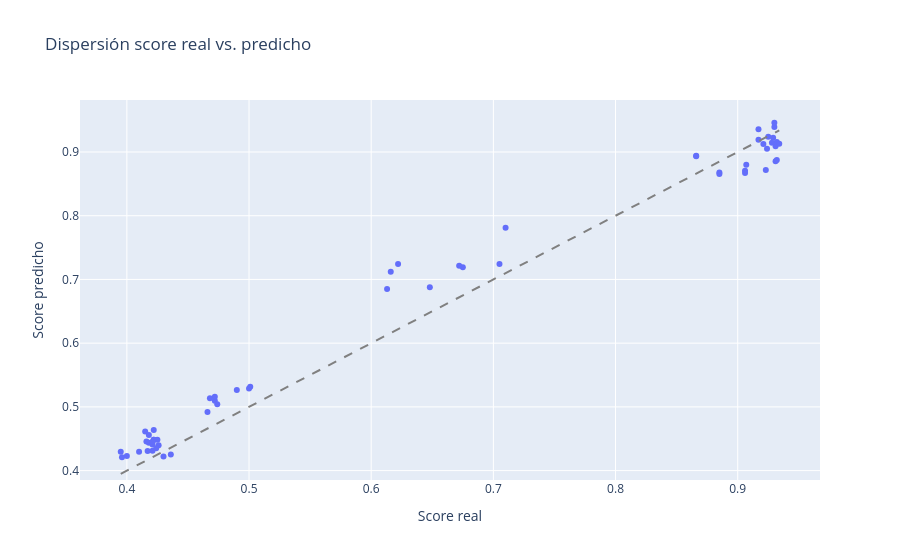

The notebook cell this image was saved under:
### Code cell
if "fatigue_score" in pred_df.columns and not pred_df["fatigue_score"].isna().all():
    fig = px.scatter(
        pred_df,
        x="fatigue_score",
        y="fatigue_pred",
        title="Dispersión score real vs. predicho",
        labels={"fatigue_score": "Score real", "fatigue_pred": "Score predicho"},
    )
    min_val = pred_df["fatigue_score"].min()
    max_val = pred_df["fatigue_score"].max()
    fig.add_shape(
        type="line",
        x0=min_val,
        x1=max_val,
        y0=min_val,
        y1=max_val,
        line=dict(color="gray", dash="dash"),
    )
    fig.update_layout(xaxis_title="Score real", yaxis_title="Score predicho")
    fig.show()
else:
    print("No hay score real en el archivo; solo se muestra la serie predicha.")

### Figure 1 — Plotly figure (JSON) as saved in the notebook; plotly's stock layout.template omitted (floating-point values rounded to 4 significant figures)
{"data": [{"hovertemplate": "Score real=%{x}<br>Score predicho=%{y}<extra></extra>", "legendgroup": "", "marker": {"color": "#636efa", "symbol": "circle"}, "mode": "markers", "name": "", "orientation": "v", "showlegend": false, "type": "scatter", "x": [0.422, 0.921, 0.917, 0.418, 0.93, 0.929, 0.501, 0.466, 0.931, 0.931, 0.416, 0.93, 0.925, 0.4, 0.415, 0.924, 0.923, 0.41, 0.675, 0.672, 0.395, 0.613, 0.616, 0.421, 0.425, 0.932, 0.928, 0.421, 0.866, 0.866, 0.5, 0.648, 0.622, 0.422, 0.417, 0.917, 0.907, 0.396, 0.472, 0.49, 0.436, 0.43, 0.906, 0.906, 0.426, 0.932, 0.934, 0.418, 0.472, 0.474, 0.421, 0.422, 0.705, 0.71, 0.468, 0.885, 0.885, 0.424], "xaxis": "x", "y": [0.4485, 0.9126, 0.9192, 0.4436, 0.9394, 0.9225, 0.5317, 0.4918, 0.909, 0.8856, 0.4455, 0.9459, 0.924, 0.4231, 0.4614, 0.9051, 0.8717, 0.4296, 0.7193, 0.7213, 0.4295, 0.685, 0.7122, 0.4312, 0.4483, 0.9158, 0.9144, 0.4408, 0.8942, 0.8933, 0.529, 0.6879, 0.7241, 0.4484, 0.4307, 0.9358, 0.8799, 0.421, 0.5098, 0.5265, 0.4251, 0.4221, 0.8707, 0.8671, 0.4397, 0.8874, 0.913, 0.456, 0.5159, 0.5042, 0.4454, 0.4638, 0.7243, 0.781, 0.5134, 0.868, 0.8653, 0.4351], "yaxis": "y"}], "layout": {"legend": {"tracegroupgap": 0}, "shapes": [{"line": {"color": "gray", "dash": "dash"}, "type": "line", "x0": 0.395, "x1": 0.934, "y0": 0.395, "y1": 0.934}], "title": {"text": "Dispersión score real vs. predicho"}, "xaxis": {"anchor": "y", "domain": [0, 1], "title": {"text": "Score real"}}, "yaxis": {"anchor": "x", "domain": [0, 1], "title": {"text": "Score predicho"}}}}
